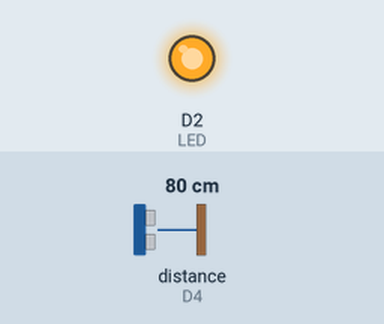
This sketch was run on a simulated ESP8266 (NodeMCU). Shown: output pins drawn as LEDs (lit = HIGH). Wiring (inferred from the names in the program): ultrasonic range finder: trigger D3; echo D4. The inputs (shaded band) are chosen by the test bench; at power-on: distance to the obstacle (sensor on D4) 80 cm. The echo pulse lasts 58.3 µs per cm; WiFi joins after 1.5 s; servers stay silent unless stated; pins used as bus, display or sensor lines are not drawn; what the sketch prints to the serial monitor is not drawn.

Above: at 2.7 s.
2.8 s: distance to the obstacle (sensor on D4) set to 11 cm
5.0 s: distance to the obstacle (sensor on D4) set to 8 cm
At 7.4 s:
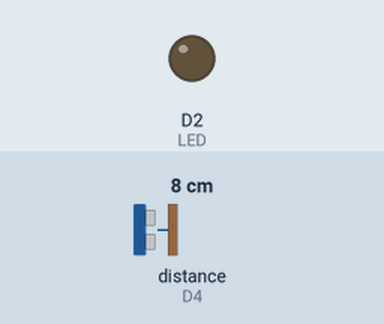
8.7 s: distance to the obstacle (sensor on D4) set to 18 cm
At 10.7 s:
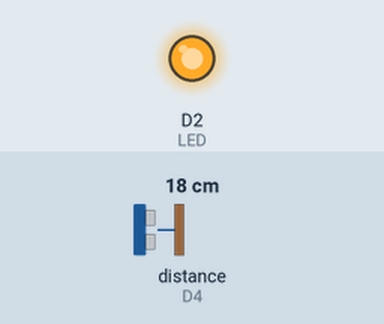
11.0 s: distance to the obstacle (sensor on D4) set to 2 cm
At 12.6 s:
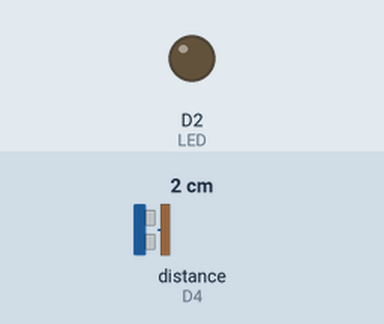
Timing chart, 0 to 14.1 s (numbered marks = the images above; inputs shaded):
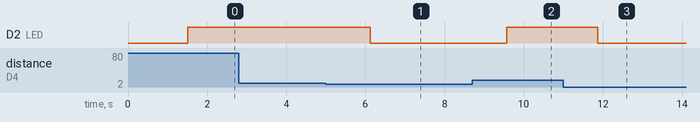

Measured:
- the behaviour switches between 10 and 9 cm on distance to the obstacle (sensor on D4) (found by bisection; images 0 and 1)
- after the input at 2.8 s, every drawn part: stays the same
- after the input at 5.0 s, D2 (LED): HIGH → LOW after 1.1 s
- after the input at 8.7 s, D2 (LED): LOW → HIGH after 0.87 s
- after the input at 11.0 s, D2 (LED): HIGH → LOW after 0.87 s

The sketch:

ultrasonic_water_level.ino
```cpp
#define TRIGGER D3
#define ECHO    D4
#define LED     D2

#define BLYNK_PRINT Serial
#include <ESP8266WiFi.h>
#include <FirebaseArduino.h>
#include <BlynkSimpleEsp8266.h>
BlynkTimer timer;

#define FIREBASE_HOST "smart-irrigation-system-444f8.firebaseio.com"
#define FIREBASE_AUTH "5V7B0gzRHSL3sP6KSFjvEjVn7E3p4ap8b1utIMe6"
char auth[] = "aCpoTATMXBkKJTrd6ghqiZib6lxjwTpC"; //Auth code sent via Email
char ssid[] = "Sujan"; //Wifi name
char pass[] = "sujan123";  //Wifi Password

void setup()
{
Serial.begin(9600);
WiFi.begin(ssid, pass);
  Serial.print("connecting");
  while (WiFi.status() != WL_CONNECTED) {
    Serial.print(".");
    delay(500);
  }
   Serial.println();
  Serial.print("connected: ");
  Serial.println(WiFi.localIP());

//part of distance
  Firebase.begin(FIREBASE_HOST, FIREBASE_AUTH);
  pinMode(TRIGGER, OUTPUT);
  pinMode(ECHO, INPUT);

  pinMode(LED, OUTPUT);
}
void loop()
{
  Blynk.run();
  timer.run();

  long duration, distance;
  digitalWrite(TRIGGER, LOW);
  delayMicroseconds(2);

  digitalWrite(TRIGGER, HIGH);
  delayMicroseconds(10);

  digitalWrite(TRIGGER, LOW);
  duration = pulseIn(ECHO, HIGH);
  distance = (duration/2) / 29.1;

if (distance>=10)
  {
 Serial.print("water needs to fill");
digitalWrite(LED, HIGH); // turn the LED on.
 // wait for 1 second.
  }
  else
{
  Serial.print(distance);
  digitalWrite(LED, LOW);// turn the LED off.(Note that LOW is the voltage level but actually
                        //the LED is on; this is because it is acive low on the ESP8266.
            // wait for 1 second.
//  digitalWrite(enable2, LOW);
  }

  Serial.print(distance);
  Serial.println("Centimeter:");
  Firebase.setInt("distance",distance);
  delay(1000);
}
```
